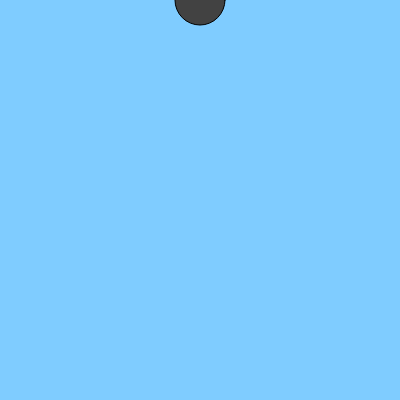
Frame 1 (no input)
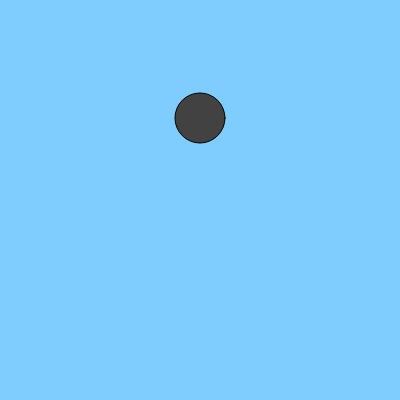
Frame 60 (no input)
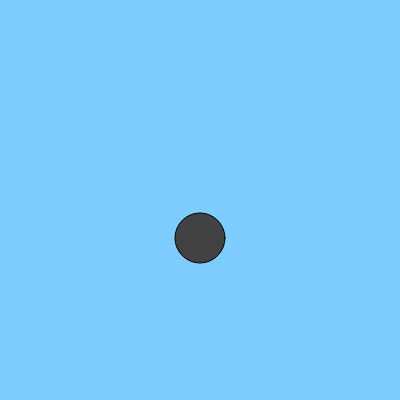
Frame 120 (the mouse pressed at the canvas centre since frame 60)

The p5.js sketch that drew these frames (run headless with seeded random() and noise() and a simulated clock; from frame 60 on, the mouse is pressed at the canvas centre):

// p5.js sketch
// ── sketch.js
function setup() {
  var debug = true;
  if (debug == true) {
    canvasX = 400;
    canvasY = 400;
  } else {
    canvasX = 1920;
    canvasY = 891;
  }
  createCanvas(canvasX, canvasY);
}

var y = 0;
var speed = 2;

function draw() {
  background(127, 204, 255);
  fill(66, 66, 66);
  ellipse(200, y, 50, 50);
  y = y + speed;
  if (y > canvasX) {
    speed = -2;
  }
  if (y < canvasX - canvasX) {
    speed = 2;
  }
}
